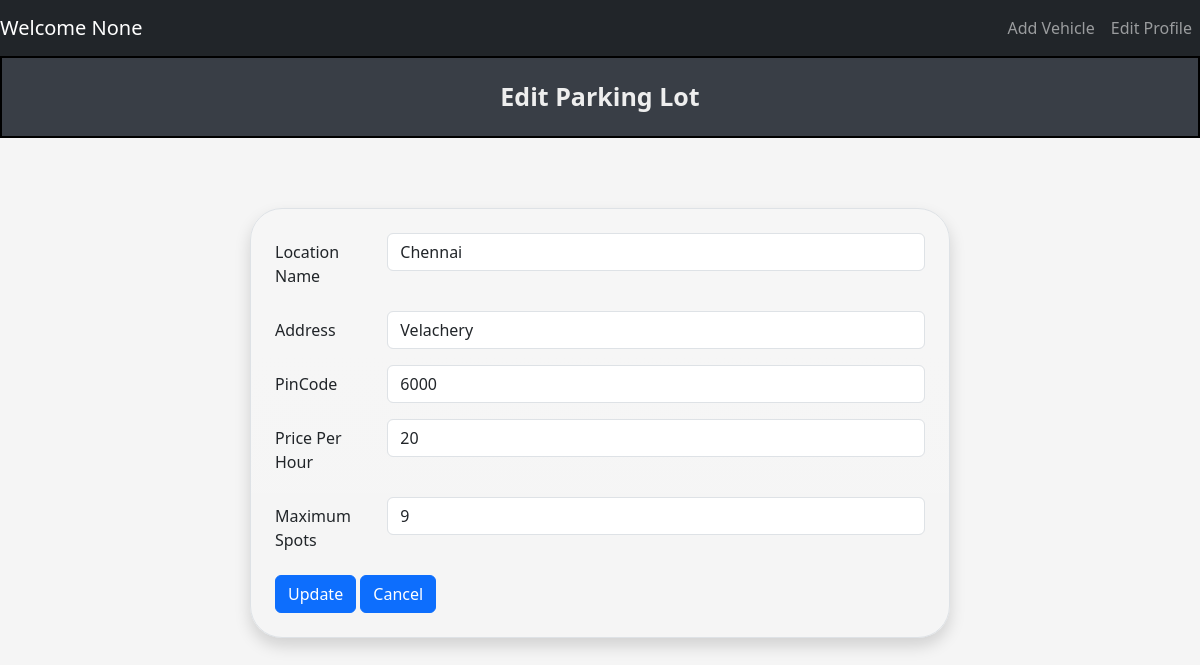
/admin/edit?lot_id=1, run on the app's committed database.
### tables this page shows
CREATE TABLE ParkingLot (
            lot_id INTEGER PRIMARY KEY AUTOINCREMENT,
            location_name TEXT NOT NULL,
            address TEXT NOT NULL,
            pincode TEXT NOT NULL,
            price INTEGER NOT NULL, 
            maxSpots INTEGER NOT NULL
        );

### controllers/admin_controller.py (the view, shortened to what this page needs)
@admin.route('/admin/edit', methods=['GET', 'POST'])
def editSpot():
    lot_id = request.args.get('lot_id', type=int)
    print("Lot id : ", lot_id)
    parkinglotdata = fetch_parking_lot(lot_id)
    return render_template("admin/editParkinglot.html", parking_lot_data = parkinglotdata, lot_id = lot_id)

### models/parking_lot.py (called while the page is built)
def fetch_parking_lot(lot_id):
    connection = sqlite3.connect(DATABASE_PARKING)
    cur = connection.cursor()
    cur.execute(
        '''
            Select * from ParkingLot where lot_id = (?)
        ''',(lot_id,)
    )
    parkinglotData = cur.fetchone()
    connection.commit()
    connection.close()
    return parkinglotData

### templates/admin/editParkinglot.html (shortened to what this page needs)
{% extends "navbar.html" %}
{% block content %}
    <div class="title"> Edit Parking Lot </div>
    <div style="padding: 50px;" class="d-flex justify-content-center align-items-center min-vh-50">
        <form id="lotForm" class="border p-4 bg-gradient rounded-5 shadow" style="width: 100%; max-width: 700px;">
            <div class="row mb-3">
                <label for="locationName" class="col-sm-2 col-form-label">Location Name</label>
                <div class="col-sm-10">
                    <input type="text" class="form-control" id="locationName" value="{{ parking_lot_data[1] }}" required>
                </div>
            </div>
            <div class="row mb-3">
                <label for="address" class="col-sm-2 col-form-label">Address</label>
                <div class="col-sm-10">
                    <input type="text" class="form-control" id="address" value = "{{parking_lot_data[2]}}"required>
                </div>
            </div>
            <div class="row mb-3">
                <label for="pincode" class="col-sm-2 col-form-label">PinCode</label>
                <div class="col-sm-10">
                    <input type="number" class="form-control" id="pincode" value="{{parking_lot_data[3]}}" required>
                </div>
            </div>
            <div class="row mb-3">
                <label for="pricePerHour" class="col-sm-2 col-form-label">Price Per Hour</label>
                <div class="col-sm-10">
                    <input type="number" class="form-control" id="pricePerHour" value="{{parking_lot_data[4]}}" required>
                </div>
            </div>
            <div class="row mb-3">
                <label for="maxSpots" class="col-sm-2 col-form-label">Maximum Spots</label>
                <div class="col-sm-10">
                    <input type="number" class="form-control" id="maxSpots" value="{{parking_lot_data[5]}}" required>
                </div>
            </div>
      <span>
        <button id="update" type="submit" class="btn btn-primary" >Update</button>
        <button id="cancel" type="button" class="btn btn-primary" onclick="window.location.href='/admin/dashboard'">Cancel</button>
      </span>
    </form>
  </div>
{% endblock %}

### static/css/style.css (style rules this page uses)
body { background-color: #f5f5f5; }
.title { background-color: #393E46; border: 2px solid black; text-align: center; padding: 20px; font-weight: bold; font-size: 25px; margin-bottom: 20px; color: #EEEEEE; }

### data on the page
ParkingLot: location_name "Chennai", address "Velachery", pincode "6000", price "20", maxSpots "9"

### other printed values
{{ session.get('name') }} "None"
